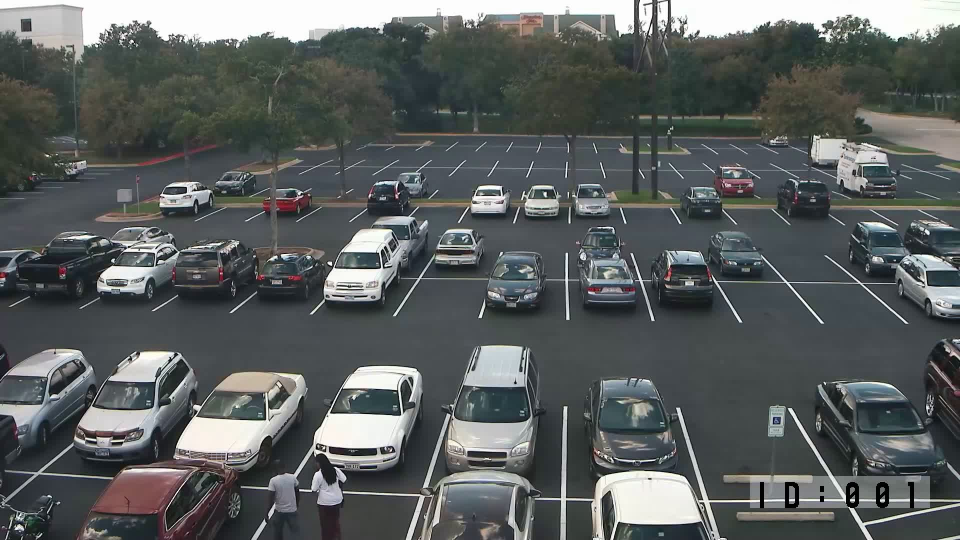
#> input picture Car detection Model/image/21_18-30-58.jpg, 1920 x 1080 px (shown at 1/2 size); its folder holds only this picture in this run
$ python -i data_preprocessing.py   (imports and definitions only)
#> lines starting #> are read from the running program, lines starting #| are printed output that depends on the picture; after the words box and inside, x2 and y2 are one past the last pixel; in counts of white or black regions, pixels touching at a corner belong together
from __future__ import division
import matplotlib.pyplot as plt
import cv2
import os, glob
import numpy as np
from moviepy.editor import VideoFileClip
cwd = os.getcwd()

pixel = [[360, 369, 272, 433, 394, 442, 489, 377, '1', '1'],
         [492, 374, 394, 439, 509, 438, 605, 372, '2', '0'],
         [575, 359, 470, 436, 607, 442, 674, 373, '3', '1'],
         [667, 369, 594, 444, 709, 442, 768, 368, '4', '0'],
         [758, 356, 707, 436, 819, 434, 865, 367, '5', '1'],
         [870, 375, 806, 433, 931, 447, 960, 373, '6', '0'],
         [958, 359, 921, 444, 1030, 441, 1052, 366, '7', '1'],
         [1051, 363, 1028, 444, 1141, 442, 1136, 356, '8', '1'],
         [1134, 352, 1139, 447, 1247, 442, 1210, 351, '9', '1'],
         [1214, 350, 1250, 453, 1358, 450, 1304, 355, '10', '0'],
         [1319, 370, 1360, 447, 1484, 449, 1405, 352, '11', '1'],
         [1428, 366, 1477, 452, 1579, 453, 1502, 361, '12', '0'],
         [1522, 379, 1573, 453, 1692, 449, 1602, 358, '13', '1'],
         [1622, 372, 1692, 451, 1791, 444, 1690, 375, '14', '0'],
         [1708, 378, 1792, 448, 1898, 446, 1773, 368, '15', '0'],

         [146, 449, 63, 516, 171, 527, 243, 451, '16', '1'],
         [256, 447, 169, 523, 305, 525, 387, 451, '17', '1'],
         [765, 429, 680, 536, 844, 555, 899, 444, '18', '1'],
         [896, 445, 835, 558, 987, 560, 1010, 450, '19', '1'],
         [1018, 450, 987, 554, 1133, 558, 1132, 456, '20', '0'],
         [1133, 454, 1133, 560, 1281, 558, 1246, 453, '21', '1'],
         [1253, 456, 1283, 562, 1430, 557, 1372, 455, '22', '0'],
         [1373, 456, 1431, 569, 1572, 564, 1481, 451, '23', '1'],
         [1494, 455, 1578, 568, 1728, 568, 1605, 450, '24', '0'],
         [1727, 561, 1866, 562, 1778, 446, 1630, 461, '25', '1'],

         [153, 483, 11, 577, 154, 620, 307, 476, '26', '1'],
         [283, 482, 146, 613, 312, 619, 440, 483, '27', '1'],
         [429, 461, 281, 616, 474, 619, 578, 481, '28', '1'],
         [590, 492, 466, 623, 629, 632, 703, 490, '29', '1'],
         [704, 479, 620, 635, 793, 637, 865, 493, '30', '1'],
         [865, 499, 791, 632, 961, 636, 997, 511, '31', '0'],
         [996, 507, 955, 634, 1142, 630, 1130, 519, '32', '1'],
         [1135, 517, 1133, 636, 1307, 643, 1266, 508, '33', '1'],
         [1267, 502, 1305, 641, 1489, 645, 1395, 497, '34', '1'],
         [1395, 496, 1479, 644, 1638, 647, 1527, 507, '35', '0'],
         [1544, 527, 1647, 647, 1811, 646, 1664, 519, '36', '0'],

         [278, 706, 78, 939, 323, 952, 520, 741, '37', '1'],
         [550, 704, 325, 948, 572, 972, 723, 722, '38', '0'],
         [712, 726, 572, 980, 847, 983, 929, 744, '39', '1'],
         [939, 688, 848, 989, 1124, 1002, 1130, 679, '40', '1'],
         [1132, 693, 1127, 1008, 1411, 1004, 1335, 716, '41', '1'],
         [1329, 721, 1414, 1000, 1697, 999, 1520, 712, '42', '0'],
         [1536, 743, 1699, 1001, 1916, 999, 1764, 708, '43', '1']]

# 미리 찾은 주차공간의 좌표

pixel_list = []
label_list = []
# [2 lines not run here, left out]
# 미리 찾은 주차공간의 좌표를 픽셀 리스트에 넣는다.

# [29 lines left out: functions show_images, image_to_cell, not called in this run]
# 이미지를 미리 지정한 좌표에 따라 분할하는 함수

def convert_gray_scale(image):
    return cv2.cvtColor(image, cv2.COLOR_RGB2GRAY)
# 흑백 변환

def select_rgb_white_yellow(image):
    # white color mask
    lower = np.uint8([120, 120, 120])
    upper = np.uint8([255, 255, 255])
    white_mask = cv2.inRange(image, lower, upper)
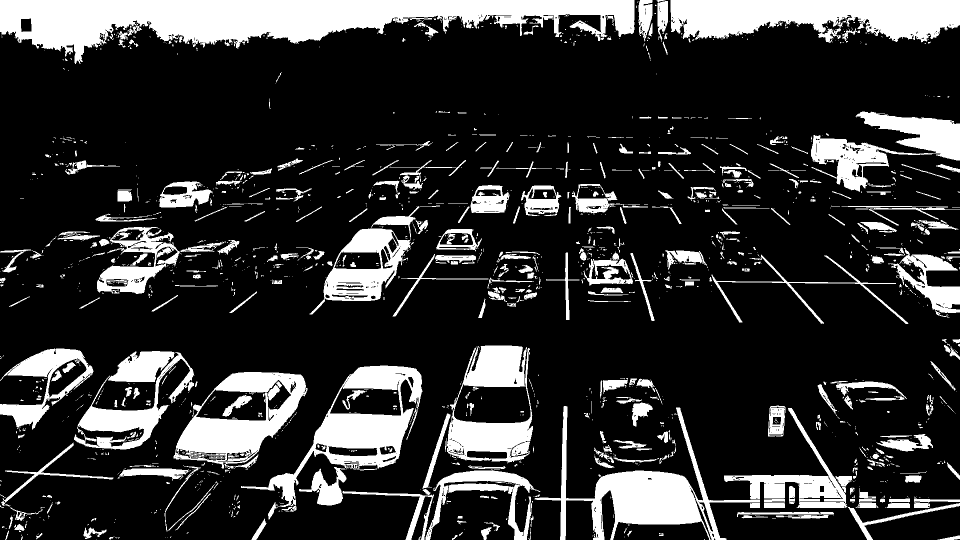
#> white_mask: shape (1080, 1920) (shown at 1/2 size); 19.6% white; 1817 white regions (1313 under 20 px), largest, box (x1, y1, x2, y2) and area: (0, 0, 1269, 128) 79866, (1341, 0, 1920, 86) 35827, (1069, 812, 1520, 1080) 26416
    # 색 체크 후 범위가 아닌 경우에 색을 검은색으로 바꿈
    lower = np.uint8([190, 190,   0])
    upper = np.uint8([255, 255, 255])
    yellow_mask = cv2.inRange(image, lower, upper)
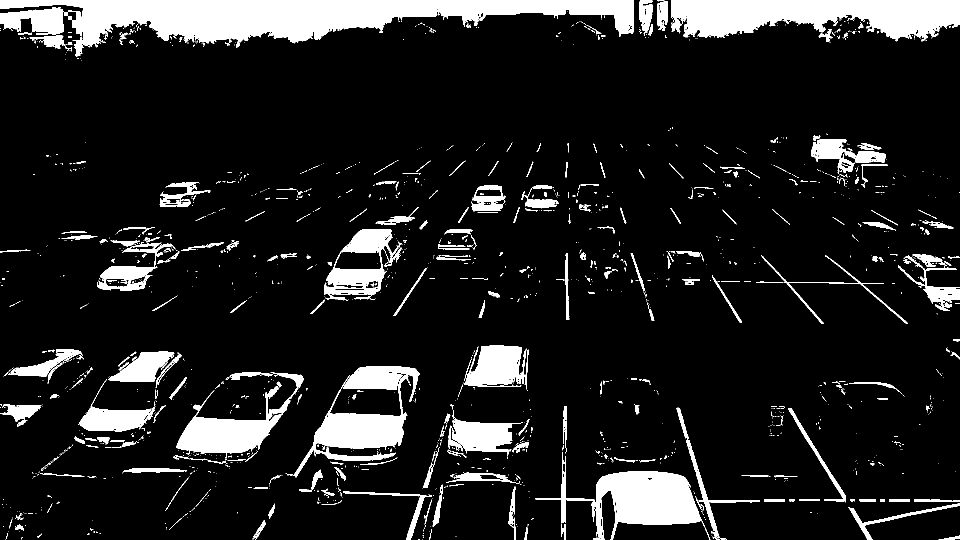
#> yellow_mask: shape (1080, 1920) (shown at 1/2 size); 11.9% white; 1726 white regions (1391 under 20 px), largest, box (x1, y1, x2, y2) and area: (0, 0, 1268, 96) 60970, (1342, 0, 1920, 83) 32959, (1070, 904, 1421, 1080) 20032
    # combine the mask
    mask = cv2.bitwise_or(white_mask, yellow_mask)
    masked = cv2.bitwise_and(image, image, mask = mask)
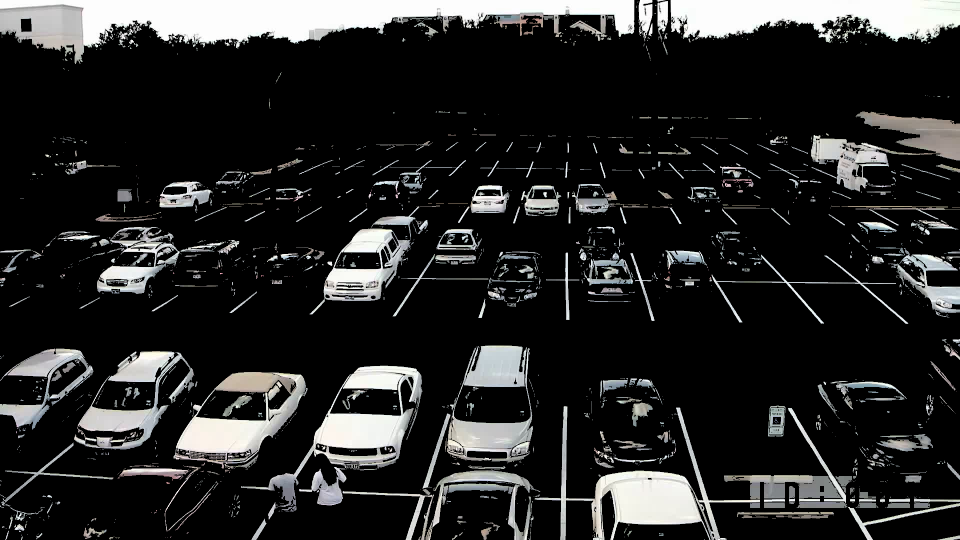
#> masked: shape (1080, 1920, 3) (shown at 1/2 size); mean R, G, B 39.7, 40, 39.7
    return masked

# 색을 변환한다.

# [20 lines left out: function make_input, not called in this run]
# 모델이 원하는 이미지 크기를 만들기 위해 패딩까지 하는 함수.


>>> import cv2
>>> picture = cv2.cvtColor(cv2.imread('image/21_18-30-58.jpg'), cv2.COLOR_BGR2RGB)
>>> result = select_rgb_white_yellow(picture)
